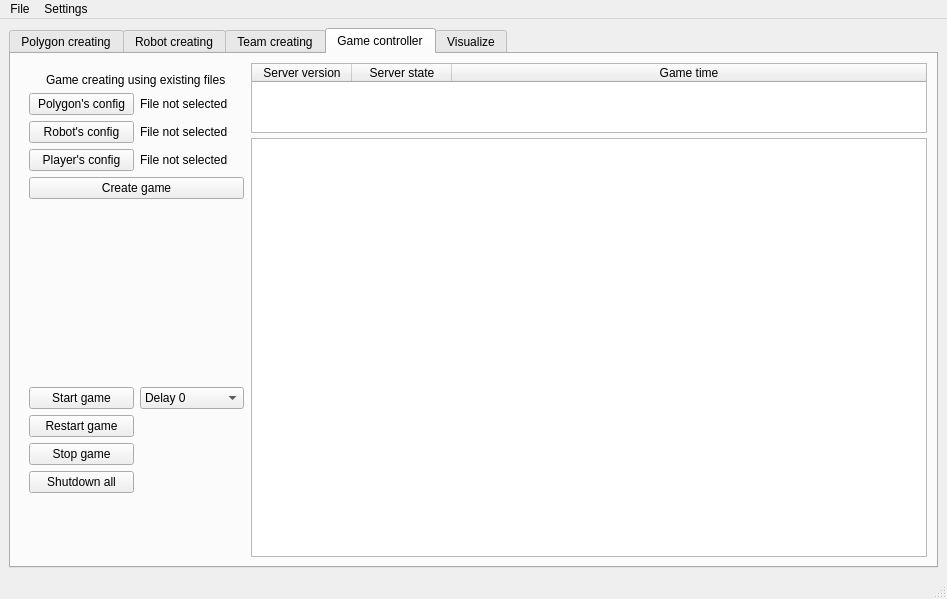
<?xml version="1.0" encoding="UTF-8"?>
<ui version="4.0">
 <class>MainWindow</class>
 <widget class="QMainWindow" name="MainWindow">
  <property name="geometry">
   <rect>
    <x>0</x>
    <y>0</y>
    <width>947</width>
    <height>599</height>
   </rect>
  </property>
  <property name="windowTitle">
   <string>MainWindow</string>
  </property>
  <widget class="QWidget" name="centralwidget">
   <layout class="QGridLayout" name="gridLayout">
    <item row="0" column="0">
     <layout class="QVBoxLayout" name="verticalLayout">
      <property name="spacing">
       <number>0</number>
      </property>
      <item>
       <widget class="QTabWidget" name="externalTab">
        <property name="currentIndex">
         <number>3</number>
        </property>
        <widget class="QWidget" name="tab_6">
         <attribute name="title">
          <string>Polygon creating</string>
         </attribute>
         <layout class="QGridLayout" name="gridLayout_20">
          <item row="1" column="0">
           <widget class="QFrame" name="horizontalFrame_2">
            <property name="sizePolicy">
             <sizepolicy hsizetype="Preferred" vsizetype="Preferred">
              <horstretch>1</horstretch>
              <verstretch>13</verstretch>
             </sizepolicy>
            </property>
            <layout class="QHBoxLayout" name="horizontalLayout_8">
             <property name="leftMargin">
              <number>0</number>
             </property>
             <property name="topMargin">
              <number>0</number>
             </property>
             <property name="rightMargin">
              <number>0</number>
             </property>
             <property name="bottomMargin">
              <number>0</number>
             </property>
             <item>
              <widget class="QFrame" name="gridFrame">
               <property name="styleSheet">
                <string notr="true">border: 5px solid grey;</string>
               </property>
               <layout class="QGridLayout" name="gridLayout_16" rowstretch="0">
                <property name="leftMargin">
                 <number>0</number>
                </property>
                <property name="topMargin">
                 <number>0</number>
                </property>
                <property name="rightMargin">
                 <number>0</number>
                </property>
                <property name="bottomMargin">
                 <number>0</number>
                </property>
                <item row="0" column="0">
                 <widget class="QTreeWidget" name="objectTree">
                  <property name="styleSheet">
                   <string notr="true">border: 0px;</string>
                  </property>
                  <column>
                   <property name="text">
                    <string>Object</string>
                   </property>
                  </column>
                  <column>
                   <property name="text">
                    <string>Value</string>
                   </property>
                  </column>
                 </widget>
                </item>
               </layout>
              </widget>
             </item>
             <item>
              <widget class="QFrame" name="gridFrame_2">
               <property name="styleSheet">
                <string notr="true">border: 5px solid grey;</string>
               </property>
               <layout class="QGridLayout" name="gridLayout_17">
                <property name="leftMargin">
                 <number>0</number>
                </property>
                <property name="topMargin">
                 <number>0</number>
                </property>
                <property name="rightMargin">
                 <number>0</number>
                </property>
                <property name="bottomMargin">
                 <number>0</number>
                </property>
                <item row="0" column="0">
                 <widget class="QGraphicsView" name="polygonGraphicsView">
                  <property name="styleSheet">
                   <string notr="true">border: 0px;</string>
                  </property>
                 </widget>
                </item>
               </layout>
              </widget>
             </item>
            </layout>
           </widget>
          </item>
          <item row="0" column="0">
           <widget class="QFrame" name="horizontalFrame">
            <property name="sizePolicy">
             <sizepolicy hsizetype="Preferred" vsizetype="Preferred">
              <horstretch>1</horstretch>
              <verstretch>1</verstretch>
             </sizepolicy>
            </property>
            <layout class="QHBoxLayout" name="horizontalLayout_5">
             <property name="leftMargin">
              <number>0</number>
             </property>
             <property name="topMargin">
              <number>0</number>
             </property>
             <property name="rightMargin">
              <number>0</number>
             </property>
             <property name="bottomMargin">
              <number>0</number>
             </property>
             <item>
              <widget class="QPushButton" name="createPolygonObjBttn">
               <property name="sizePolicy">
                <sizepolicy hsizetype="Maximum" vsizetype="Expanding">
                 <horstretch>1</horstretch>
                 <verstretch>0</verstretch>
                </sizepolicy>
               </property>
               <property name="styleSheet">
                <string notr="true">QPushButton {
	padding-left: 20px;
	padding-right: 20px;
}</string>
               </property>
               <property name="text">
                <string>Create object</string>
               </property>
              </widget>
             </item>
             <item>
              <widget class="QPushButton" name="removeSelectedObjBttn">
               <property name="sizePolicy">
                <sizepolicy hsizetype="Maximum" vsizetype="Expanding">
                 <horstretch>1</horstretch>
                 <verstretch>0</verstretch>
                </sizepolicy>
               </property>
               <property name="styleSheet">
                <string notr="true">QPushButton {
	padding-left: 20px;
	padding-right: 20px;
}</string>
               </property>
               <property name="text">
                <string>Remove selected object</string>
               </property>
              </widget>
             </item>
             <item>
              <widget class="QPushButton" name="removeAllObjBttn">
               <property name="sizePolicy">
                <sizepolicy hsizetype="Maximum" vsizetype="Expanding">
                 <horstretch>1</horstretch>
                 <verstretch>0</verstretch>
                </sizepolicy>
               </property>
               <property name="styleSheet">
                <string notr="true">QPushButton {
	padding-left: 20px;
	padding-right: 20px;
}</string>
               </property>
               <property name="text">
                <string>Remove all</string>
               </property>
              </widget>
             </item>
             <item>
              <spacer name="horizontalSpacer">
               <property name="orientation">
                <enum>Qt::Horizontal</enum>
               </property>
               <property name="sizeType">
                <enum>QSizePolicy::Expanding</enum>
               </property>
               <property name="sizeHint" stdset="0">
                <size>
                 <width>20</width>
                 <height>20</height>
                </size>
               </property>
              </spacer>
             </item>
             <item>
              <widget class="QFrame" name="horizontalFrame">
               <layout class="QHBoxLayout" name="horizontalLayout_2"/>
              </widget>
             </item>
            </layout>
           </widget>
          </item>
         </layout>
        </widget>
        <widget class="QWidget" name="tab_7">
         <attribute name="title">
          <string>Robot creating</string>
         </attribute>
         <layout class="QGridLayout" name="gridLayout_21">
          <item row="0" column="0">
           <widget class="QFrame" name="horizontalFrame">
            <property name="sizePolicy">
             <sizepolicy hsizetype="Preferred" vsizetype="Preferred">
              <horstretch>1</horstretch>
              <verstretch>1</verstretch>
             </sizepolicy>
            </property>
            <layout class="QHBoxLayout" name="horizontalLayout_7">
             <property name="leftMargin">
              <number>0</number>
             </property>
             <property name="topMargin">
              <number>0</number>
             </property>
             <property name="rightMargin">
              <number>0</number>
             </property>
             <property name="bottomMargin">
              <number>0</number>
             </property>
             <item>
              <widget class="QPushButton" name="createRobotBttn">
               <property name="sizePolicy">
                <sizepolicy hsizetype="Maximum" vsizetype="Expanding">
                 <horstretch>0</horstretch>
                 <verstretch>0</verstretch>
                </sizepolicy>
               </property>
               <property name="styleSheet">
                <string notr="true">QPushButton {
	padding-left: 20px;
	padding-right: 20px;
}</string>
               </property>
               <property name="text">
                <string>Create robot</string>
               </property>
              </widget>
             </item>
             <item>
              <widget class="QPushButton" name="removeSelectedRobotsBttn">
               <property name="sizePolicy">
                <sizepolicy hsizetype="Maximum" vsizetype="Expanding">
                 <horstretch>0</horstretch>
                 <verstretch>0</verstretch>
                </sizepolicy>
               </property>
               <property name="styleSheet">
                <string notr="true">QPushButton {
	padding-left: 20px;
	padding-right: 20px;
}</string>
               </property>
               <property name="text">
                <string>Remove selected robot</string>
               </property>
              </widget>
             </item>
             <item>
              <widget class="QPushButton" name="removeAllRobotsBttn">
               <property name="sizePolicy">
                <sizepolicy hsizetype="Maximum" vsizetype="Expanding">
                 <horstretch>0</horstretch>
                 <verstretch>0</verstretch>
                </sizepolicy>
               </property>
               <property name="styleSheet">
                <string notr="true">QPushButton {
	padding-left: 20px;
	padding-right: 20px;
}</string>
               </property>
               <property name="text">
                <string>Remove all</string>
               </property>
              </widget>
             </item>
             <item>
              <spacer name="horizontalSpacer_2">
               <property name="orientation">
                <enum>Qt::Horizontal</enum>
               </property>
               <property name="sizeHint" stdset="0">
                <size>
                 <width>100</width>
                 <height>20</height>
                </size>
               </property>
              </spacer>
             </item>
            </layout>
           </widget>
          </item>
          <item row="1" column="0">
           <widget class="QFrame" name="horizontalFrame_3">
            <property name="sizePolicy">
             <sizepolicy hsizetype="Preferred" vsizetype="Preferred">
              <horstretch>1</horstretch>
              <verstretch>13</verstretch>
             </sizepolicy>
            </property>
            <property name="styleSheet">
             <string notr="true">border: 5px solid grey;</string>
            </property>
            <layout class="QHBoxLayout" name="horizontalLayout_9">
             <property name="spacing">
              <number>0</number>
             </property>
             <property name="leftMargin">
              <number>0</number>
             </property>
             <property name="topMargin">
              <number>0</number>
             </property>
             <property name="rightMargin">
              <number>0</number>
             </property>
             <property name="bottomMargin">
              <number>0</number>
             </property>
             <item>
              <widget class="QTreeWidget" name="robotTree">
               <property name="styleSheet">
                <string notr="true">border: 0px;</string>
               </property>
               <column>
                <property name="text">
                 <string>Robot</string>
                </property>
               </column>
               <column>
                <property name="text">
                 <string>Value</string>
                </property>
               </column>
              </widget>
             </item>
            </layout>
           </widget>
          </item>
         </layout>
        </widget>
        <widget class="QWidget" name="tab_8">
         <attribute name="title">
          <string>Team creating</string>
         </attribute>
         <layout class="QGridLayout" name="gridLayout_22">
          <property name="leftMargin">
           <number>9</number>
          </property>
          <item row="0" column="1">
           <widget class="QFrame" name="horizontalFrame">
            <layout class="QHBoxLayout" name="horizontalLayout_12">
             <property name="leftMargin">
              <number>0</number>
             </property>
             <property name="topMargin">
              <number>0</number>
             </property>
             <property name="rightMargin">
              <number>0</number>
             </property>
             <property name="bottomMargin">
              <number>0</number>
             </property>
             <item>
              <widget class="QFrame" name="verticalFrame">
               <property name="sizePolicy">
                <sizepolicy hsizetype="Preferred" vsizetype="Preferred">
                 <horstretch>2</horstretch>
                 <verstretch>0</verstretch>
                </sizepolicy>
               </property>
               <layout class="QVBoxLayout" name="verticalLayout_9">
                <property name="spacing">
                 <number>4</number>
                </property>
                <property name="leftMargin">
                 <number>0</number>
                </property>
                <property name="topMargin">
                 <number>0</number>
                </property>
                <property name="rightMargin">
                 <number>0</number>
                </property>
                <property name="bottomMargin">
                 <number>0</number>
                </property>
                <item>
                 <widget class="QFrame" name="horizontalFrame">
                  <property name="sizePolicy">
                   <sizepolicy hsizetype="Preferred" vsizetype="Preferred">
                    <horstretch>1</horstretch>
                    <verstretch>1</verstretch>
                   </sizepolicy>
                  </property>
                  <layout class="QHBoxLayout" name="horizontalLayout_11" stretch="0,0,0,0">
                   <property name="leftMargin">
                    <number>0</number>
                   </property>
                   <property name="topMargin">
                    <number>0</number>
                   </property>
                   <property name="rightMargin">
                    <number>0</number>
                   </property>
                   <property name="bottomMargin">
                    <number>2</number>
                   </property>
                   <item>
                    <widget class="QPushButton" name="createTeamBttn">
                     <property name="sizePolicy">
                      <sizepolicy hsizetype="Maximum" vsizetype="Expanding">
                       <horstretch>0</horstretch>
                       <verstretch>0</verstretch>
                      </sizepolicy>
                     </property>
                     <property name="styleSheet">
                      <string notr="true">QPushButton {
	padding-left: 20px;
	padding-right: 20px;
}</string>
                     </property>
                     <property name="text">
                      <string>Create team</string>
                     </property>
                    </widget>
                   </item>
                   <item>
                    <widget class="QPushButton" name="removeSelectedTeamBttn">
                     <property name="sizePolicy">
                      <sizepolicy hsizetype="Maximum" vsizetype="Expanding">
                       <horstretch>0</horstretch>
                       <verstretch>0</verstretch>
                      </sizepolicy>
                     </property>
                     <property name="styleSheet">
                      <string notr="true">QPushButton {
	padding-left: 20px;
	padding-right: 20px;
}</string>
                     </property>
                     <property name="text">
                      <string>Remove selected team</string>
                     </property>
                    </widget>
                   </item>
                   <item>
                    <widget class="QPushButton" name="removeAllTeamsBttn">
                     <property name="sizePolicy">
                      <sizepolicy hsizetype="Maximum" vsizetype="Expanding">
                       <horstretch>0</horstretch>
                       <verstretch>0</verstretch>
                      </sizepolicy>
                     </property>
                     <property name="styleSheet">
                      <string notr="true">QPushButton {
	padding-left: 20px;
	padding-right: 20px;
}</string>
                     </property>
                     <property name="text">
                      <string>Remove all</string>
                     </property>
                    </widget>
                   </item>
                   <item>
                    <spacer name="horizontalSpacer_3">
                     <property name="orientation">
                      <enum>Qt::Horizontal</enum>
                     </property>
                     <property name="sizeType">
                      <enum>QSizePolicy::Minimum</enum>
                     </property>
                     <property name="sizeHint" stdset="0">
                      <size>
                       <width>40</width>
                       <height>20</height>
                      </size>
                     </property>
                    </spacer>
                   </item>
                  </layout>
                 </widget>
                </item>
                <item>
                 <widget class="QFrame" name="verticalFrame_4">
                  <property name="sizePolicy">
                   <sizepolicy hsizetype="Preferred" vsizetype="Preferred">
                    <horstretch>1</horstretch>
                    <verstretch>12</verstretch>
                   </sizepolicy>
                  </property>
                  <property name="styleSheet">
                   <string notr="true">border: 5px solid grey;</string>
                  </property>
                  <layout class="QVBoxLayout" name="verticalLayout_13">
                   <property name="leftMargin">
                    <number>0</number>
                   </property>
                   <property name="topMargin">
                    <number>0</number>
                   </property>
                   <property name="rightMargin">
                    <number>0</number>
                   </property>
                   <property name="bottomMargin">
                    <number>0</number>
                   </property>
                   <item>
                    <widget class="QTreeWidget" name="teamTree">
                     <property name="styleSheet">
                      <string notr="true">border: 0px;</string>
                     </property>
                     <column>
                      <property name="text">
                       <string>Team</string>
                      </property>
                     </column>
                     <column>
                      <property name="text">
                       <string>Value</string>
                      </property>
                     </column>
                    </widget>
                   </item>
                  </layout>
                 </widget>
                </item>
               </layout>
              </widget>
             </item>
             <item>
              <widget class="QFrame" name="verticalFrame_2">
               <property name="sizePolicy">
                <sizepolicy hsizetype="Preferred" vsizetype="Preferred">
                 <horstretch>3</horstretch>
                 <verstretch>0</verstretch>
                </sizepolicy>
               </property>
               <layout class="QVBoxLayout" name="verticalLayout_11" stretch="0,0">
                <property name="spacing">
                 <number>4</number>
                </property>
                <property name="leftMargin">
                 <number>0</number>
                </property>
                <property name="topMargin">
                 <number>0</number>
                </property>
                <property name="rightMargin">
                 <number>0</number>
                </property>
                <property name="bottomMargin">
                 <number>0</number>
                </property>
                <item>
                 <widget class="QFrame" name="horizontalFrame">
                  <property name="sizePolicy">
                   <sizepolicy hsizetype="Preferred" vsizetype="Preferred">
                    <horstretch>1</horstretch>
                    <verstretch>1</verstretch>
                   </sizepolicy>
                  </property>
                  <layout class="QHBoxLayout" name="horizontalLayout_13">
                   <property name="leftMargin">
                    <number>0</number>
                   </property>
                   <property name="topMargin">
                    <number>0</number>
                   </property>
                   <property name="rightMargin">
                    <number>0</number>
                   </property>
                   <property name="bottomMargin">
                    <number>3</number>
                   </property>
                   <item>
                    <widget class="QPushButton" name="createPlayerBttn">
                     <property name="sizePolicy">
                      <sizepolicy hsizetype="Maximum" vsizetype="Expanding">
                       <horstretch>0</horstretch>
                       <verstretch>0</verstretch>
                      </sizepolicy>
                     </property>
                     <property name="styleSheet">
                      <string notr="true">QPushButton {
	padding-left: 20px;
	padding-right: 20px;
}</string>
                     </property>
                     <property name="text">
                      <string>Create player</string>
                     </property>
                    </widget>
                   </item>
                   <item>
                    <widget class="QPushButton" name="removeSelectedPlayerBttn">
                     <property name="sizePolicy">
                      <sizepolicy hsizetype="Maximum" vsizetype="Expanding">
                       <horstretch>0</horstretch>
                       <verstretch>0</verstretch>
                      </sizepolicy>
                     </property>
                     <property name="styleSheet">
                      <string notr="true">QPushButton {
	padding-left: 20px;
	padding-right: 20px;
}</string>
                     </property>
                     <property name="text">
                      <string>Remove selected player</string>
                     </property>
                    </widget>
                   </item>
                   <item>
                    <widget class="QPushButton" name="removeAllPlayersBttn">
                     <property name="sizePolicy">
                      <sizepolicy hsizetype="Minimum" vsizetype="Expanding">
                       <horstretch>0</horstretch>
                       <verstretch>0</verstretch>
                      </sizepolicy>
                     </property>
                     <property name="styleSheet">
                      <string notr="true">QPushButton {
	padding-left: 20px;
	padding-right: 20px;
}</string>
                     </property>
                     <property name="text">
                      <string>Remove all</string>
                     </property>
                    </widget>
                   </item>
                   <item>
                    <spacer name="horizontalSpacer_4">
                     <property name="orientation">
                      <enum>Qt::Horizontal</enum>
                     </property>
                     <property name="sizeHint" stdset="0">
                      <size>
                       <width>40</width>
                       <height>20</height>
                      </size>
                     </property>
                    </spacer>
                   </item>
                  </layout>
                 </widget>
                </item>
                <item>
                 <widget class="QFrame" name="verticalFrame_6">
                  <property name="sizePolicy">
                   <sizepolicy hsizetype="Preferred" vsizetype="Preferred">
                    <horstretch>1</horstretch>
                    <verstretch>12</verstretch>
                   </sizepolicy>
                  </property>
                  <property name="styleSheet">
                   <string notr="true">border: 5px solid grey;</string>
                  </property>
                  <layout class="QVBoxLayout" name="verticalLayout_15">
                   <property name="leftMargin">
                    <number>0</number>
                   </property>
                   <property name="topMargin">
                    <number>0</number>
                   </property>
                   <property name="rightMargin">
                    <number>0</number>
                   </property>
                   <property name="bottomMargin">
                    <number>0</number>
                   </property>
                   <item>
                    <widget class="QTreeWidget" name="playerTree">
                     <property name="styleSheet">
                      <string notr="true">border: 0px;</string>
                     </property>
                     <column>
                      <property name="text">
                       <string>Player</string>
                      </property>
                     </column>
                     <column>
                      <property name="text">
                       <string>Value</string>
                      </property>
                     </column>
                    </widget>
                   </item>
                  </layout>
                 </widget>
                </item>
               </layout>
              </widget>
             </item>
            </layout>
           </widget>
          </item>
         </layout>
        </widget>
        <widget class="QWidget" name="tab_2">
         <attribute name="title">
          <string>Game controller</string>
         </attribute>
         <layout class="QGridLayout" name="gridLayout_5">
          <item row="0" column="1">
           <widget class="QFrame" name="verticalFrame_2">
            <property name="sizePolicy">
             <sizepolicy hsizetype="Preferred" vsizetype="Preferred">
              <horstretch>3</horstretch>
              <verstretch>0</verstretch>
             </sizepolicy>
            </property>
            <property name="styleSheet">
             <string notr="true"/>
            </property>
            <layout class="QVBoxLayout" name="verticalLayout_3">
             <property name="spacing">
              <number>5</number>
             </property>
             <property name="leftMargin">
              <number>0</number>
             </property>
             <property name="topMargin">
              <number>0</number>
             </property>
             <property name="rightMargin">
              <number>0</number>
             </property>
             <property name="bottomMargin">
              <number>0</number>
             </property>
             <item>
              <widget class="QTableWidget" name="infoTable">
               <property name="sizePolicy">
                <sizepolicy hsizetype="Expanding" vsizetype="Expanding">
                 <horstretch>0</horstretch>
                 <verstretch>1</verstretch>
                </sizepolicy>
               </property>
               <property name="editTriggers">
                <set>QAbstractItemView::NoEditTriggers</set>
               </property>
               <property name="alternatingRowColors">
                <bool>true</bool>
               </property>
               <property name="showGrid">
                <bool>true</bool>
               </property>
               <attribute name="horizontalHeaderStretchLastSection">
                <bool>true</bool>
               </attribute>
               <attribute name="verticalHeaderStretchLastSection">
                <bool>true</bool>
               </attribute>
               <column>
                <property name="text">
                 <string>Server version</string>
                </property>
               </column>
               <column>
                <property name="text">
                 <string>Server state</string>
                </property>
               </column>
               <column>
                <property name="text">
                 <string>Game time</string>
                </property>
               </column>
              </widget>
             </item>
             <item>
              <widget class="QTableWidget" name="commandTable">
               <property name="sizePolicy">
                <sizepolicy hsizetype="Expanding" vsizetype="Expanding">
                 <horstretch>0</horstretch>
                 <verstretch>11</verstretch>
                </sizepolicy>
               </property>
               <property name="styleSheet">
                <string notr="true"/>
               </property>
               <property name="editTriggers">
                <set>QAbstractItemView::NoEditTriggers</set>
               </property>
               <attribute name="horizontalHeaderStretchLastSection">
                <bool>false</bool>
               </attribute>
               <attribute name="verticalHeaderShowSortIndicator" stdset="0">
                <bool>true</bool>
               </attribute>
               <attribute name="verticalHeaderStretchLastSection">
                <bool>false</bool>
               </attribute>
              </widget>
             </item>
            </layout>
           </widget>
          </item>
          <item row="0" column="0">
           <widget class="QFrame" name="horizontalFrame">
            <property name="sizePolicy">
             <sizepolicy hsizetype="Preferred" vsizetype="Preferred">
              <horstretch>1</horstretch>
              <verstretch>0</verstretch>
             </sizepolicy>
            </property>
            <layout class="QVBoxLayout" name="verticalLayout_2">
             <property name="rightMargin">
              <number>1</number>
             </property>
             <item alignment="Qt::AlignHCenter">
              <widget class="QLabel" name="controllerLabel">
               <property name="sizePolicy">
                <sizepolicy hsizetype="Maximum" vsizetype="Maximum">
                 <horstretch>1</horstretch>
                 <verstretch>1</verstretch>
                </sizepolicy>
               </property>
               <property name="minimumSize">
                <size>
                 <width>0</width>
                 <height>15</height>
                </size>
               </property>
               <property name="maximumSize">
                <size>
                 <width>16777215</width>
                 <height>15</height>
                </size>
               </property>
               <property name="text">
                <string>Game creating using existing files</string>
               </property>
              </widget>
             </item>
             <item>
              <layout class="QGridLayout" name="gridLayout_4">
               <property name="rightMargin">
                <number>0</number>
               </property>
               <item row="0" column="0">
                <widget class="QPushButton" name="polygonCfgBttn">
                 <property name="text">
                  <string>Polygon's config</string>
                 </property>
                </widget>
               </item>
               <item row="1" column="0">
                <widget class="QPushButton" name="robotCfgBttn">
                 <property name="text">
                  <string>Robot's config</string>
                 </property>
                </widget>
               </item>
               <item row="2" column="0">
                <widget class="QPushButton" name="playerCfgBttn">
                 <property name="text">
                  <string>Player's config</string>
                 </property>
                </widget>
               </item>
               <item row="8" column="0">
                <spacer name="verticalSpacer">
                 <property name="orientation">
                  <enum>Qt::Vertical</enum>
                 </property>
                 <property name="sizeType">
                  <enum>QSizePolicy::Preferred</enum>
                 </property>
                 <property name="sizeHint" stdset="0">
                  <size>
                   <width>20</width>
                   <height>20</height>
                  </size>
                 </property>
                </spacer>
               </item>
               <item row="0" column="1">
                <widget class="QLabel" name="polygonLabel">
                 <property name="text">
                  <string>File not selected</string>
                 </property>
                </widget>
               </item>
               <item row="1" column="1">
                <widget class="QLabel" name="robotsLabel">
                 <property name="text">
                  <string>File not selected</string>
                 </property>
                </widget>
               </item>
               <item row="2" column="1">
                <widget class="QLabel" name="teamsLabel">
                 <property name="text">
                  <string>File not selected</string>
                 </property>
                </widget>
               </item>
               <item row="3" column="0" colspan="2">
                <widget class="QPushButton" name="createGameBttn">
                 <property name="text">
                  <string>Create game</string>
                 </property>
                </widget>
               </item>
              </layout>
             </item>
             <item>
              <spacer name="verticalSpacer_2">
               <property name="orientation">
                <enum>Qt::Vertical</enum>
               </property>
               <property name="sizeHint" stdset="0">
                <size>
                 <width>20</width>
                 <height>40</height>
                </size>
               </property>
              </spacer>
             </item>
             <item>
              <layout class="QGridLayout" name="gridLayout_2">
               <property name="rightMargin">
                <number>0</number>
               </property>
               <item row="2" column="0">
                <widget class="QPushButton" name="stopGameButton">
                 <property name="text">
                  <string>Stop game</string>
                 </property>
                </widget>
               </item>
               <item row="1" column="0">
                <widget class="QPushButton" name="restartGameButton">
                 <property name="text">
                  <string>Restart game</string>
                 </property>
                </widget>
               </item>
               <item row="0" column="1">
                <widget class="QComboBox" name="delayComboBox">
                 <item>
                  <property name="text">
                   <string>Delay 0</string>
                  </property>
                 </item>
                 <item>
                  <property name="text">
                   <string>Delay 15</string>
                  </property>
                 </item>
                 <item>
                  <property name="text">
                   <string>Delay 30</string>
                  </property>
                 </item>
                 <item>
                  <property name="text">
                   <string>Delay 60</string>
                  </property>
                 </item>
                </widget>
               </item>
               <item row="4" column="0">
                <spacer name="verticalSpacer_3">
                 <property name="orientation">
                  <enum>Qt::Vertical</enum>
                 </property>
                 <property name="sizeHint" stdset="0">
                  <size>
                   <width>20</width>
                   <height>40</height>
                  </size>
                 </property>
                </spacer>
               </item>
               <item row="0" column="0">
                <widget class="QPushButton" name="startGameButton">
                 <property name="text">
                  <string>Start game</string>
                 </property>
                </widget>
               </item>
               <item row="3" column="0">
                <widget class="QPushButton" name="shutdownAllButton">
                 <property name="text">
                  <string>Shutdown all</string>
                 </property>
                </widget>
               </item>
              </layout>
             </item>
            </layout>
           </widget>
          </item>
         </layout>
        </widget>
        <widget class="QWidget" name="tab">
         <attribute name="title">
          <string>Visualize</string>
         </attribute>
         <layout class="QGridLayout" name="gridLayout_14">
          <item row="1" column="0">
           <widget class="QFrame" name="frame">
            <property name="sizePolicy">
             <sizepolicy hsizetype="Preferred" vsizetype="Preferred">
              <horstretch>0</horstretch>
              <verstretch>13</verstretch>
             </sizepolicy>
            </property>
            <property name="styleSheet">
             <string notr="true">border: 5px solid grey;</string>
            </property>
            <layout class="QGridLayout" name="gridLayout_11">
             <property name="leftMargin">
              <number>0</number>
             </property>
             <property name="topMargin">
              <number>0</number>
             </property>
             <property name="rightMargin">
              <number>0</number>
             </property>
             <property name="bottomMargin">
              <number>0</number>
             </property>
             <item row="0" column="0">
              <widget class="QGraphicsView" name="graphicsView">
               <property name="styleSheet">
                <string notr="true">border: 0px;</string>
               </property>
              </widget>
             </item>
            </layout>
           </widget>
          </item>
          <item row="0" column="0">
           <widget class="QFrame" name="horizontalFrame">
            <property name="sizePolicy">
             <sizepolicy hsizetype="Preferred" vsizetype="Preferred">
              <horstretch>0</horstretch>
              <verstretch>1</verstretch>
             </sizepolicy>
            </property>
            <layout class="QHBoxLayout" name="horizontalLayout">
             <property name="leftMargin">
              <number>0</number>
             </property>
             <property name="topMargin">
              <number>0</number>
             </property>
             <property name="rightMargin">
              <number>0</number>
             </property>
             <property name="bottomMargin">
              <number>0</number>
             </property>
             <item>
              <widget class="QPushButton" name="visStartGameButton">
               <property name="sizePolicy">
                <sizepolicy hsizetype="Minimum" vsizetype="Expanding">
                 <horstretch>0</horstretch>
                 <verstretch>0</verstretch>
                </sizepolicy>
               </property>
               <property name="styleSheet">
                <string notr="true">QPushButton {
	padding-left: 30px;
	padding-right: 30px;
}</string>
               </property>
               <property name="text">
                <string>Start game</string>
               </property>
              </widget>
             </item>
             <item>
              <widget class="QPushButton" name="visRestartGameButton">
               <property name="sizePolicy">
                <sizepolicy hsizetype="Minimum" vsizetype="Expanding">
                 <horstretch>0</horstretch>
                 <verstretch>0</verstretch>
                </sizepolicy>
               </property>
               <property name="styleSheet">
                <string notr="true">QPushButton {
	padding-left: 30px;
	padding-right: 30px;
}</string>
               </property>
               <property name="text">
                <string>Restart game</string>
               </property>
              </widget>
             </item>
             <item>
              <widget class="QPushButton" name="visStopGameButton">
               <property name="sizePolicy">
                <sizepolicy hsizetype="Minimum" vsizetype="Expanding">
                 <horstretch>0</horstretch>
                 <verstretch>0</verstretch>
                </sizepolicy>
               </property>
               <property name="styleSheet">
                <string notr="true">QPushButton {
	padding-left: 30px;
	padding-right: 30px;
}</string>
               </property>
               <property name="text">
                <string>Stop game</string>
               </property>
              </widget>
             </item>
             <item>
              <spacer name="horizontalSpacer_5">
               <property name="orientation">
                <enum>Qt::Horizontal</enum>
               </property>
               <property name="sizeHint" stdset="0">
                <size>
                 <width>40</width>
                 <height>20</height>
                </size>
               </property>
              </spacer>
             </item>
            </layout>
           </widget>
          </item>
         </layout>
        </widget>
       </widget>
      </item>
     </layout>
    </item>
   </layout>
  </widget>
  <widget class="QMenuBar" name="menuBar">
   <property name="geometry">
    <rect>
     <x>0</x>
     <y>0</y>
     <width>947</width>
     <height>22</height>
    </rect>
   </property>
   <widget class="QMenu" name="menuSettings">
    <property name="title">
     <string>Settings</string>
    </property>
    <widget class="QMenu" name="menuLanguage">
     <property name="title">
      <string>Language</string>
     </property>
     <addaction name="actionRussian"/>
     <addaction name="actionEnglish"/>
    </widget>
    <addaction name="menuLanguage"/>
    <addaction name="actionSocketSettings"/>
   </widget>
   <widget class="QMenu" name="menuFile">
    <property name="title">
     <string>File</string>
    </property>
    <addaction name="saveAsAct"/>
    <addaction name="saveGameAct"/>
    <addaction name="openCfgAct"/>
   </widget>
   <addaction name="menuFile"/>
   <addaction name="menuSettings"/>
  </widget>
  <widget class="QStatusBar" name="statusBar"/>
  <action name="actionRussian">
   <property name="text">
    <string>Russian</string>
   </property>
  </action>
  <action name="actionEnglish">
   <property name="text">
    <string>English</string>
   </property>
  </action>
  <action name="saveAsAct">
   <property name="text">
    <string>Export current</string>
   </property>
  </action>
  <action name="openCfgAct">
   <property name="text">
    <string>Import config</string>
   </property>
  </action>
  <action name="openRobotCfgAct">
   <property name="text">
    <string>Import robot's config</string>
   </property>
  </action>
  <action name="openTeamCfgAct">
   <property name="text">
    <string>Import team's config</string>
   </property>
  </action>
  <action name="actionSocketSettings">
   <property name="text">
    <string>Socket settings</string>
   </property>
  </action>
  <action name="openGameCfgAct">
   <property name="text">
    <string>Import game</string>
   </property>
  </action>
  <action name="saveGameAct">
   <property name="text">
    <string>Export game</string>
   </property>
  </action>
 </widget>
 <resources/>
 <connections/>
</ui>
